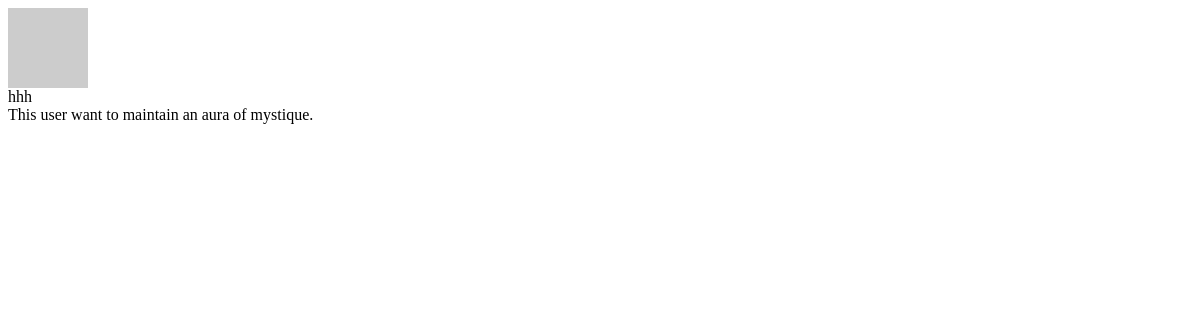
Before: /profile/1 with the older database file.
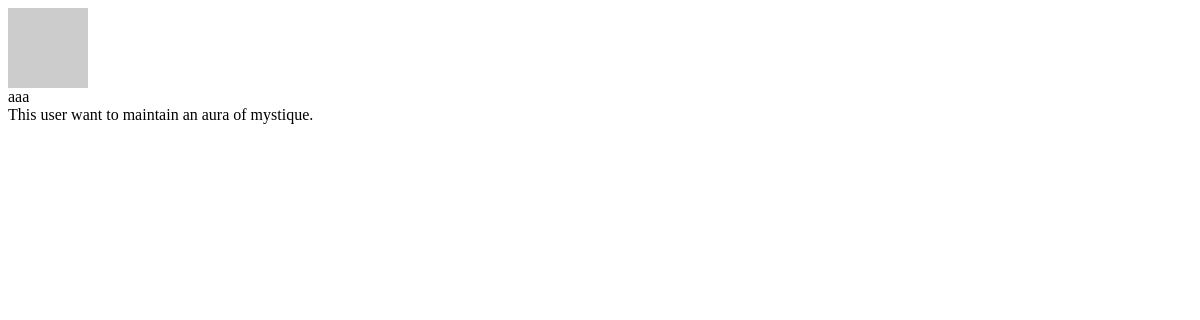
After: the same page with the newer database file.
### minichat/models.py (models this page shows, shortened)
class User(UserMixin, db.Model):
    id = db.Column(db.Integer, primary_key=True)
    email = db.Column(db.String(254), unique=True, nullable=False)
    nickname = db.Column(db.String(30))
    password_hash = db.Column(db.String(128))
    email_hash = db.Column(db.String(128))
    github = db.Column(db.String(255))
    bio = db.Column(db.String(120))
    messages = db.relationship('Message', back_populates='author', cascade='all')
    @property
    def gravatar(self):
        return 'https://gravatar.com/avatar/%s?d=wavatar' % self.email_hash

### minichat/blueprints/chat.py (the view)
@chat_bp.route('/profile/<user_id>')
def get_profile(user_id):
    user = User.query.get_or_404(user_id)
    return render_template('chat/_profile_card.html', user=user)

### minichat/templates/chat/_profile_card.html (shortened to what this page needs)
<div class="ui items profile-card">
    <div class="item">
        <div class="ui tiny image">
            <img src="{{ user.gravatar }}">
        </div>
        <div class="content">
            <div class="header">{{ user.nickname }}</div>
            <div class="description">{{ user.bio or 'This user want to maintain an aura of mystique.' }}</div>
        </div>
    </div>
</div>

Changed rows visible on the page:
changed User "This user want to maintain an aura of mystique.": nickname "hhh" → "aaa"
